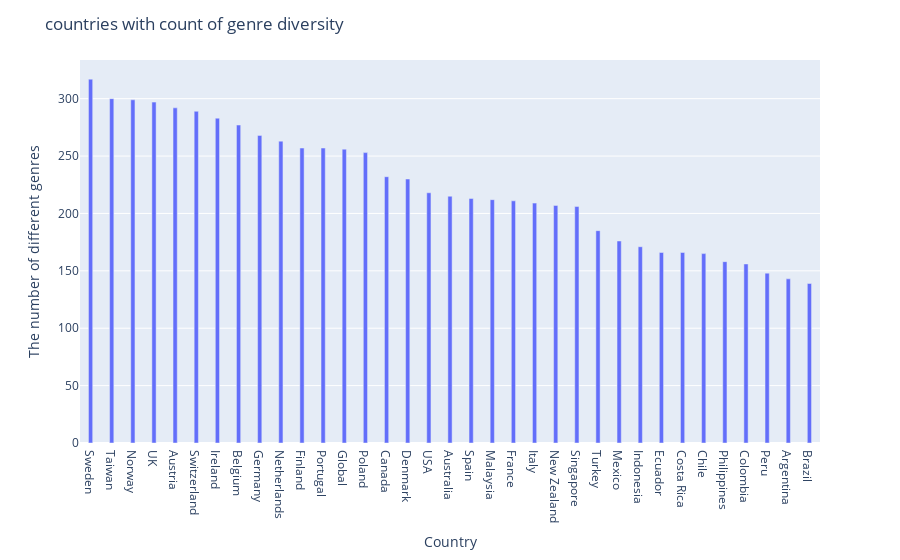

The cell this chart's notebook holds for it:
### Markdown cell above
# Which countries have the greatest musical diversity? Top 5

unique_genre_counts = df.groupby('Country')['Genre'].nunique().nlargest(10)
unique_genre_counts

### Code cell
fig = px.bar(x=count_genre2.index, y=count_genre2.values, labels={'x':'Country', 'y':'The number of different genres'})
fig.update_layout(title='countries with count of genre diversity ')
fig.update_traces(width=0.2)
fig.show()

### Figure 1 — Plotly figure (JSON) as saved in the notebook; plotly's stock layout.template omitted (floating-point values rounded to 4 significant figures)
{"data": [{"alignmentgroup": "True", "hovertemplate": "Country=%{x}<br>The number of different genres=%{y}<extra></extra>", "legendgroup": "", "marker": {"color": "#636efa", "pattern": {"shape": ""}}, "name": "", "offsetgroup": "", "orientation": "v", "showlegend": false, "textposition": "auto", "type": "bar", "width": 0.2, "x": ["Sweden", "Taiwan", "Norway", "UK", "Austria", "Switzerland", "Ireland", "Belgium", "Germany", "Netherlands", "Finland", "Portugal", "Global", "Poland", "Canada", "Denmark", "USA", "Australia", "Spain", "Malaysia", "France", "Italy", "New Zealand", "Singapore", "Turkey", "Mexico", "Indonesia", "Ecuador", "Costa Rica", "Chile", "Philippines", "Colombia", "Peru", "Argentina", "Brazil"], "xaxis": "x", "y": [317, 300, 299, 297, 292, 289, 283, 277, 268, 263, 257, 257, 256, 253, 232, 230, 218, 215, 213, 212, 211, 209, 207, 206, 185, 176, 171, 166, 166, 165, 158, 156, 148, 143, 139], "yaxis": "y"}], "layout": {"autosize": true, "barmode": "relative", "legend": {"tracegroupgap": 0}, "margin": {"t": 60}, "title": {"text": "countries with count of genre diversity "}, "xaxis": {"anchor": "y", "autorange": true, "domain": [0, 1], "range": [-0.5, 34.5], "title": {"text": "Country"}, "type": "category"}, "yaxis": {"anchor": "x", "autorange": true, "domain": [0, 1], "range": [0, 333.7], "title": {"text": "The number of different genres"}, "type": "linear"}}}
